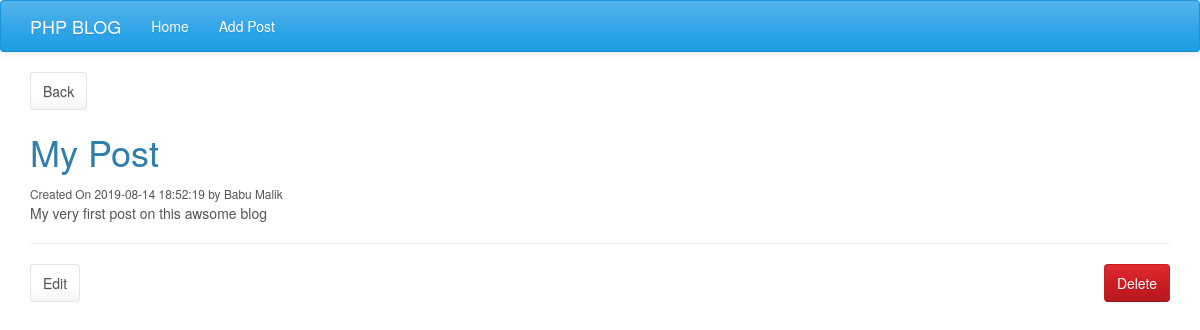
The app's page /website8/post.php?id=1 with its own data.
### tables this page shows
CREATE TABLE `posts` (
  `id` int(11) NOT NULL,
  `title` varchar(255) NOT NULL,
  `body` text NOT NULL,
  `author` varchar(255) NOT NULL,
  `created_at` timestamp NOT NULL DEFAULT current_timestamp()
);

### website8/post.php (the view, shortened to what this page needs)
<?php
	require('config/db.php');
   if(isset($_GET['id'])){
	$id = mysqli_real_escape_string($conn, $_GET['id']);
	$query = 'SELECT * FROM posts WHERE id = '.$id;
	$result = mysqli_query($conn, $query);
	$post = mysqli_fetch_assoc($result);
}
?>
<?php include('inc/header.php'); ?>
	<div class="container">
		<a href="<?php echo ROOT_URL; ?>" class="btn btn-default">Back</a>
		<h1><?php echo $post['title']; ?></h1>
		<small>Created On <?php echo $post['created_at']; ?> by
		<?php echo $post['author']; ?></small>
		<p><?php echo $post['body']; ?></p>
		<hr>
		<form class="pull-right" method="POST" action="<?php echo $_SERVER['PHP_SELF'];  ?>">
			<input type="submit" name="delete" value="Delete" class="btn btn-danger">
		</form>
		<a href="<?php echo ROOT_URL; ?>editpost.php?id=<?php echo $post['id']; ?>" class="btn btn-default">Edit</a>
    </div>
<?php include('inc/footer.php'); ?>

### records on screen
posts: title "My Post", created_at "2019-08-14 18:52:19", author "Babu Malik", body "My very first post on this awsome blog"
